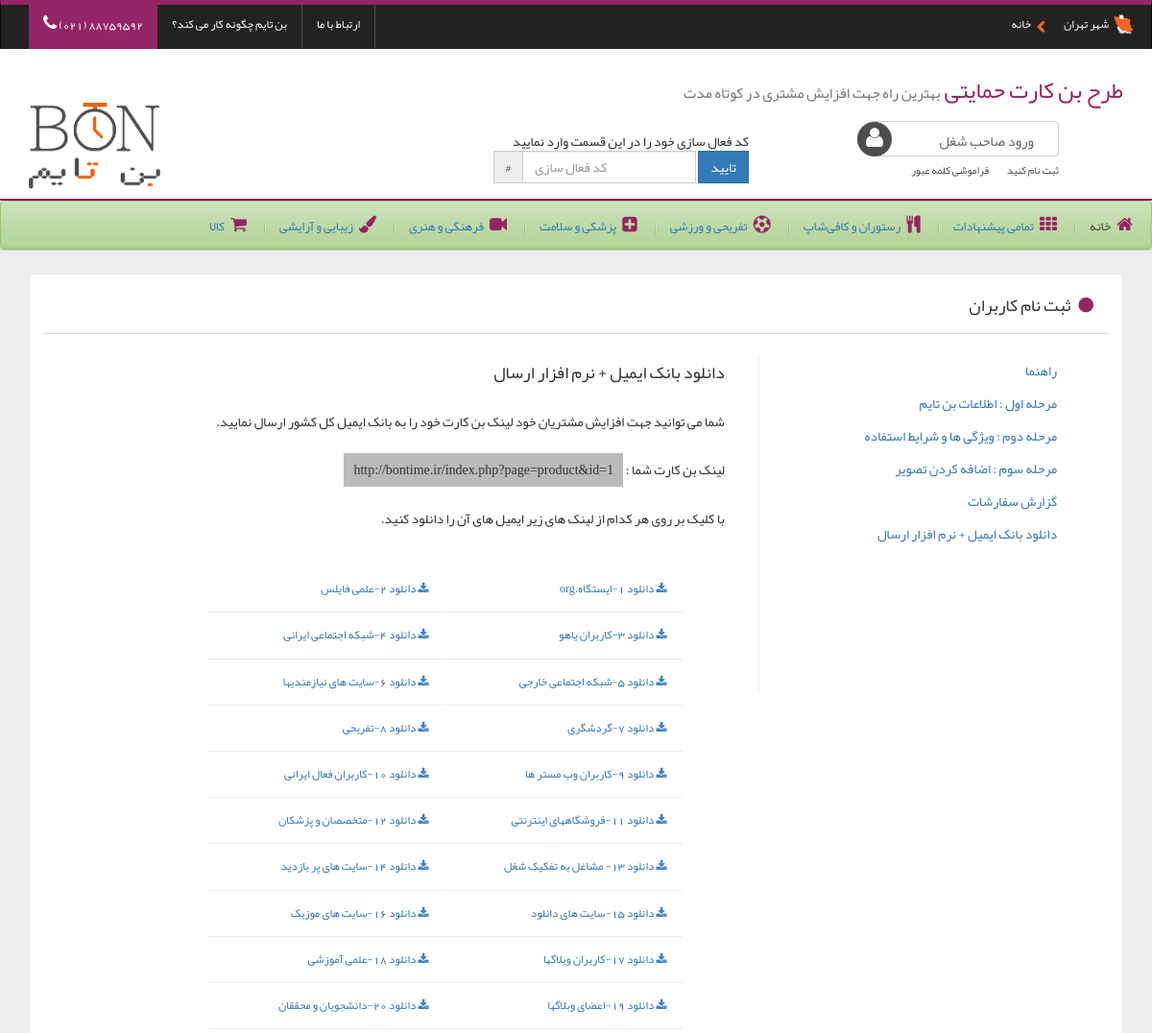
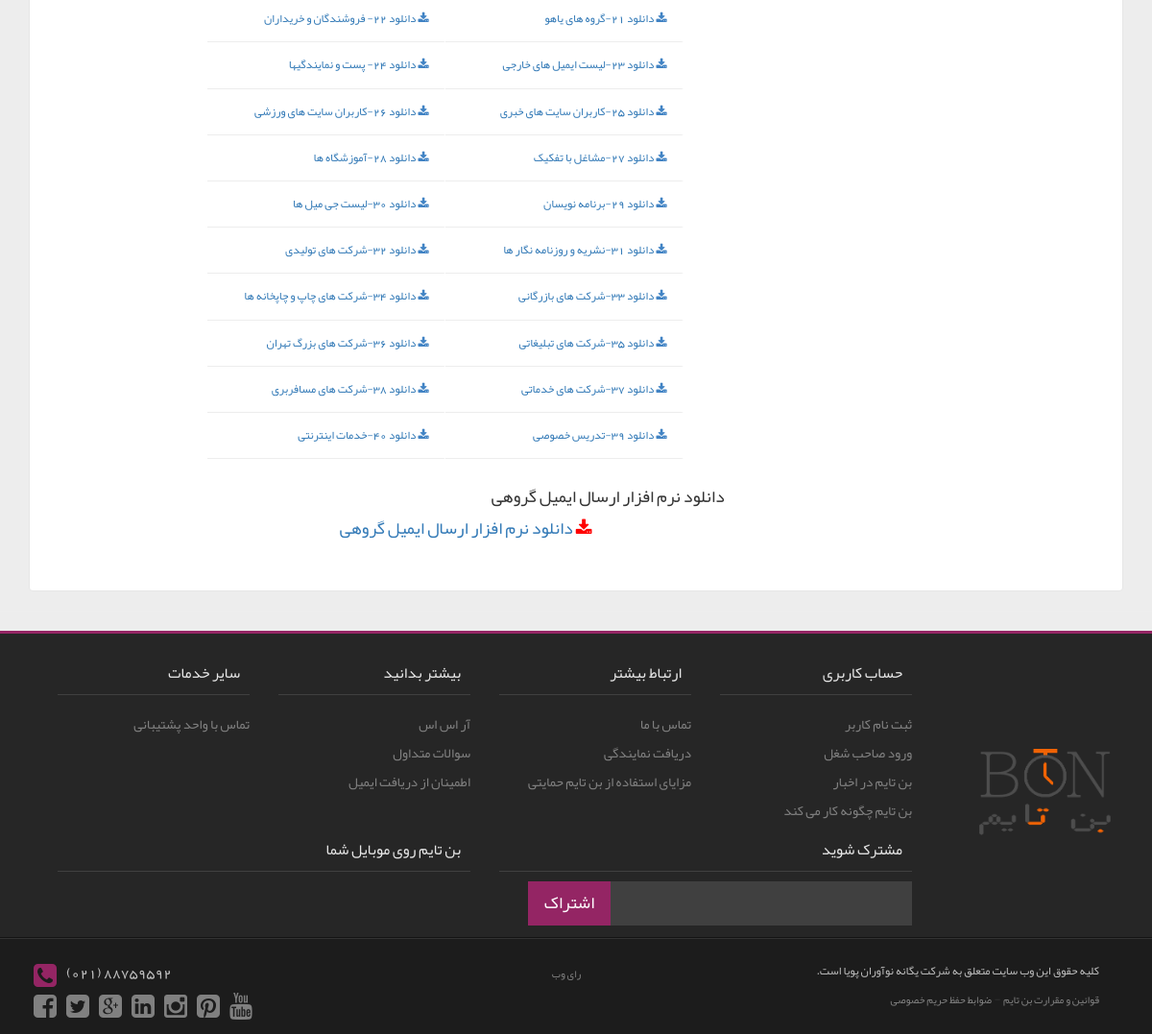
The app's page /?page=mypage&sub_page=email (signed in) with its own data (2 pictures, top to bottom).
### tables this page shows
CREATE TABLE IF NOT EXISTS `email` (
  `id` int(11) NOT NULL AUTO_INCREMENT,
  `name` varchar(250) NOT NULL,
  `url` varchar(250) NOT NULL,
  PRIMARY KEY (`id`)
);

### include/mypage/email.php (the view)
<?php
$etelaat = '';
$etelaat_query = " SELECT * FROM `email`" ;
$etelaat_result = mysqli_query($connection,$etelaat_query);
while($etelaat_row = mysqli_fetch_assoc($etelaat_result)){
		$etelaat .="<li class='col-sm-6 col-xs-12 pull-right text-right'>
						<i style='color:#4183C4' class='fa fa-download'></i>
						<a style='display:inline' href='http://barincard.com/email/bank/$etelaat_row[url]' class='link'> دانلود $etelaat_row[name] </a>
					</li>";
	}
?>
<h4 class="header-small">دانلود بانک ایمیل + نرم افزار ارسال</h4>
	<br>
    <p>شما می توانید جهت افزایش مشتریان خود لینک بن کارت خود را به بانک ایمیل کل کشور ارسال نمایید.</p>
    <br>
	<p>لینک بن کارت شما : <span style="font-family:verdana;background-color:#bbb;padding:10px;">http://bontime.ir/index.php?page=product&id=<?php echo $_SESSION['MM_ID']; ?></span></p>
    <br>
    <p>با کلیک بر روی هر کدام از لینک های زیر ایمیل های آن را دانلود کنید.</p>
    <br>
        <div class="  category">
            <ul class="list-unstyled">
                <?php echo $etelaat; ?>
            </ul>
        </div>
        <div class="clearfix"></div><br>
    	<h4 class="header-small pull-right">دانلود نرم افزار ارسال ایمیل گروهی</h4>
    	<div class="col-xs-12 text-center" style="font-size:18px">
            <i style='color:red' class='fa fa-download'></i><a href='http://barincard.com/email/abzar.zip' class='link'> دانلود نرم افزار ارسال ایمیل گروهی </a><br>
<br>
<br>
</div><br>
<br>

### css/custom.css (style rules this page uses)
body { font-family:yekan,YekanNumbers,verdana !important; background-color: #ededed; }
a { -webkit-transition: all .2s; -moz-transition: all .2s; -ms-transition: all .2s; -o-transition: all .2s; transition: all .2s; }
.category { border-radius: 4px 0px 0px 4px; background-color:#FFFFFF; text-align:right; list-style-type:none; padding:0 0px 0 0 ; border-right: 3px #4d4d4d solid; font-size:12px; }
.category li { line-height:47.2px; border-bottom:solid 1px #ededed; border-right:2px #ffffff solid; }
.category li a { display:block; }

### records on screen
email: name "1-ایستگاه.org"
email: name "2-علمی فایلس"
email: name "3-کاربران یاهو"
email: name "4-شبکه اجتماعی ایرانی"
email: name "5-شبکه اجتماعی خارجی"
email: name "6-سایت های نیازمندیها"
email: name "7-گردشگری"
email: name "8-تفریحی"
email: name "9-کاربران وب مستر ها"
email: name "10-کاربران فعال ایرانی"
email: name "11-فروشگاههای اینترنتی"
email: name "12-متخصصان و پزشکان"
email: name "13- مشاغل به تفکیک شغل"
email: name "14-سایت های پر بازدید"
email: name "15-سایت های دانلود"
email: name "16-سایت های موزیک"
email: name "17-کاربران وبلاگها"
email: name "18-علمی آموزشی"
email: name "19-اعضای وبلاگها"
email: name "20-دانشجویان و محققان"
email: name "21-گروه های یاهو"
email: name "22- فروشندگان و خریداران"
email: name "23-لیست ایمیل های خارجی"
email: name "24- پست و نمایندگیها"
email: name "25-کاربران سایت های خبری"
email: name "26-کاربران سایت های ورزشی"
email: name "27-مشاغل با تفکیک"
email: name "28-آموزشگاه ها"
email: name "29-برنامه نویسان"
email: name "30-لیست جی میل ها"
email: name "31-نشریه و روزنامه نگار ها"
email: name "32-شرکت های تولیدی"
email: name "33-شرکت های بازرگانی"
email: name "34-شرکت های چاپ و چاپخانه ها"
email: name "35-شرکت های تبلیغاتی"
email: name "36-شرکت های بزرگ تهران"
email: name "37-شرکت های خدماتی"
email: name "38-شرکت های مسافربری"
email: name "39-تدریس خصوصی"
email: name "40-خدمات اینترنتی"

### other values on screen
$_SESSION['MM_ID'] "1"
